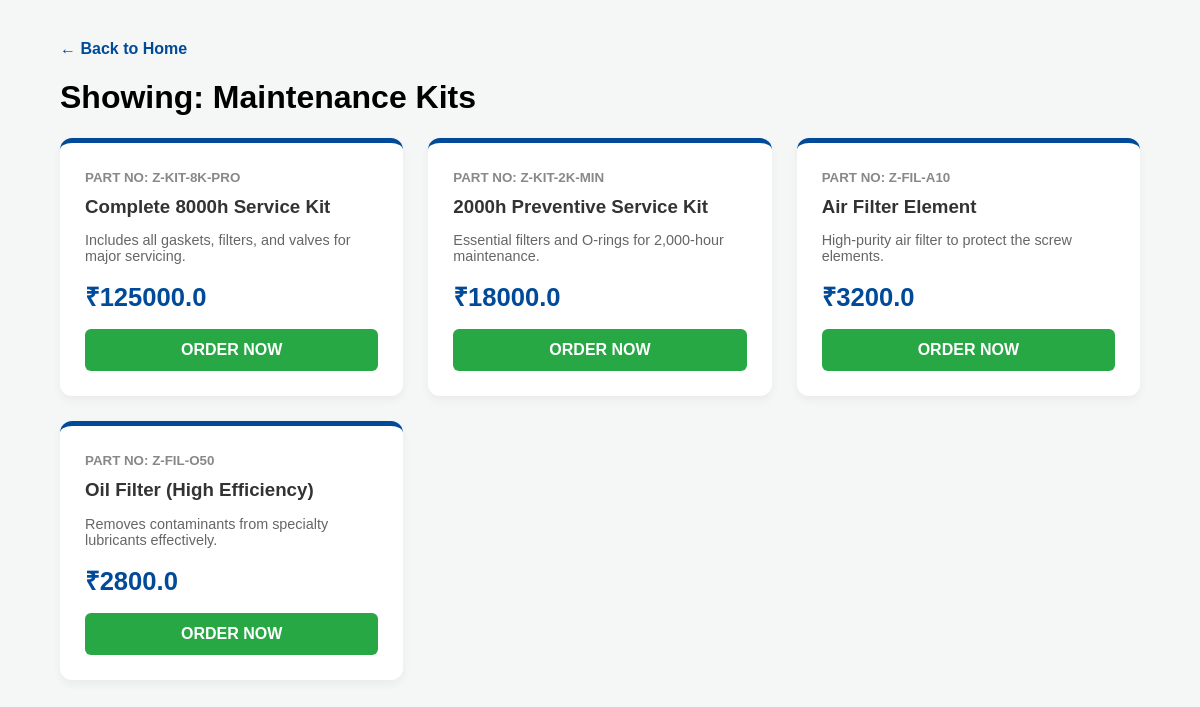
Page /shop?category=Maintenance+Kits on the committed database.
### tables this page shows
CREATE TABLE "inventory" (
"name" TEXT,
  "part_no" TEXT,
  "category" TEXT,
  "price" REAL,
  "description" TEXT,
  "image" TEXT
);

### z_app.py (the view)
@app.route('/shop')
def shop():
    category = request.args.get('category')
    conn = get_db()
    if category:
        items = conn.execute("SELECT * FROM inventory WHERE category LIKE ?", ('%'+category+'%',)).fetchall()
    else:
        items = conn.execute("SELECT * FROM inventory").fetchall()
    conn.close()
    return render_template('shop.html', items=items, category=category)

### z_app.py (called while the page is built)
def get_db():
    conn = sqlite3.connect(DB_NAME)
    conn.row_factory = sqlite3.Row
    return conn

### templates/shop.html (shortened to what this page needs)
<!DOCTYPE html>
<html>
<head>
    <link rel="stylesheet" href="https://cdnjs.cloudflare.com/ajax/libs/font-awesome/6.0.0/css/all.min.css">
</head>
<body>
    <a href="/" class="back-btn">← Back to Home</a>
    <h1>Showing: {{ category if category else 'All Products' }}</h1>
    <div class="grid">
        {% for item in items %}
        <div class="card">
            <small style="color: #888; font-weight: bold;">PART NO: {{ item.part_no }}</small>
            <h3 style="margin: 10px 0; color: #333;">{{ item.name }}</h3>
            <p style="color: #666; font-size: 0.9rem;">{{ item.description }}</p>
            <span class="price">₹{{ item.price }}</span>
            <a href="/checkout/{{ item.id }}" class="btn-buy">ORDER NOW</a>
        </div>
        {% endfor %}
    </div>
</body>
</html>

### templates/shop.html (style rules this page uses)
body { font-family: sans-serif; background: #f4f7f6; margin: 0; padding: 40px 5%; }
.back-btn { text-decoration: none; color: #004a99; font-weight: bold; display: block; margin-bottom: 20px; }
.grid { display: grid; grid-template-columns: repeat(auto-fill, minmax(300px, 1fr)); gap: 25px; }
.card { background: white; padding: 25px; border-radius: 12px; box-shadow: 0 4px 10px rgba(0,0,0,0.05); border-top: 5px solid #004a99; transition: 0.3s; }
.price { font-size: 1.6rem; color: #004a99; font-weight: bold; margin: 15px 0; display: block; }
.btn-buy { background: #28a745; color: white; display: block; text-align: center; padding: 12px; text-decoration: none; border-radius: 6px; font-weight: bold; }

### rows in the picture
inventory: part_no "Z-KIT-8K-PRO", name "Complete 8000h Service Kit", description "Includes all gaskets, filters, and valves for major servicing.", price "125000.0"
inventory: part_no "Z-KIT-2K-MIN", name "2000h Preventive Service Kit", description "Essential filters and O-rings for 2,000-hour maintenance.", price "18000.0"
inventory: part_no "Z-FIL-A10", name "Air Filter Element", description "High-purity air filter to protect the screw elements.", price "3200.0"
inventory: part_no "Z-FIL-O50", name "Oil Filter (High Efficiency)", description "Removes contaminants from specialty lubricants effectively.", price "2800.0"

### other values in the picture
{{ category if category else 'All Products' }} "Maintenance Kits"
